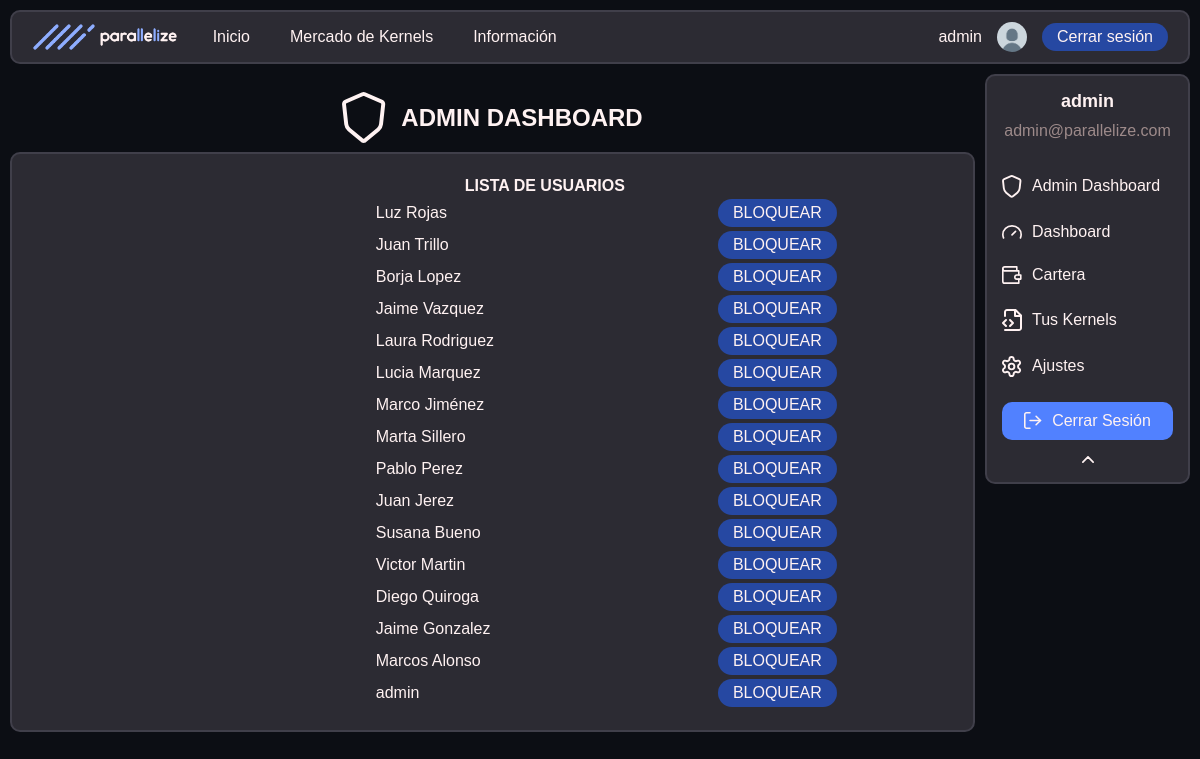
/admin_dashboard.php (signed in), run on the app's committed database.
### tables this page shows
CREATE TABLE `users` (
  `user_email` varchar(60) NOT NULL,
  `user_password` varchar(60) NOT NULL,
  `millis_crunched` int(11) NOT NULL DEFAULT 0,
  `ranking` int(11) NOT NULL DEFAULT -1,
  `tokens` double NOT NULL DEFAULT 0,
  `last_active` date NOT NULL DEFAULT current_timestamp(),
  `blocked` tinyint(1) NOT NULL DEFAULT 0,
  `user_name` varchar(20) NOT NULL,
  `is_admin` tinyint(1) NOT NULL DEFAULT 0
);

### includes/src/dao/Usuario.php (called while the page is built, shortened)
<?php
class Usuario
{
    private $user_name;
    private $user_email;
    private $is_admin;
    public static function buscaUsuario($user_email)
    {
        $conn = Aplicacion::getInstance()->getConexionBd();
        $query = sprintf("SELECT * FROM users U WHERE U.user_email = '%s'", $conn->real_escape_string($user_email));
        $rs = $conn->query($query);
        if ($rs->num_rows == 0) {
            return false;
        } else {
            $fila = $rs->fetch_assoc();
            return new Usuario($fila['user_name'], $fila['user_email'], $fila['user_password'],
                $fila['millis_crunched'], $fila['ranking'], $fila['tokens'], $fila['last_active'], $fila['blocked'],
                $fila['is_admin']);
        }
    }
    public static function getMejoresUsuarios($count)
    {
        $conn = Aplicacion::getInstance()->getConexionBd();
        $query = sprintf("SELECT user_name, millis_crunched FROM users U ORDER BY millis_crunched ASC LIMIT %s", $count);
        $rs = $conn->query($query);
        $users = $rs->fetch_all(MYSQLI_ASSOC);
        $ret = [];
        foreach ($users as $usr) {
            $ret[] = [$usr['user_name'], $usr['millis_crunched']];
        }
        return $ret;
    }
    public function __construct($user_name, $user_email, $user_password, $millis_crunched, $ranking, $tokens, $last_active, $blocked, $is_admin)
    {
        $this->user_name = $user_name;
        $this->user_email = $user_email;
        $this->is_admin = $is_admin;
    }
    public function getName()
    {
        return $this->user_name;
    }
    public function getEmail()
    {
        return $this->user_email;
    }
    public function getIsAdmin()
    {
        return $this->is_admin;
    }
    public function getPicUrl()
    {
        return RUTA_IMGS."/default_profile_pic.png";
    }
}

### admin_dashboard.php (the view, shortened to what this page needs)
<!DOCTYPE html>
<html lang="es">
<head>
    <link rel="stylesheet" href="<?= RUTA_CSS ?>/nav_bar.css">
    <link rel="stylesheet" href="<?= RUTA_CSS ?>/user_nav_bar.css">
    <link rel="stylesheet" href="<?= RUTA_CSS ?>/admin_dashboard.css">
</head>
<body>
    <?php require("includes/src/vistas/user_nav_bar.php") ?>
    <?php require("includes/src/vistas/nav_bar.php") ?>
    <div class="main-container">
    <?php if(!\parallelize_namespace\Usuario::buscaUsuario($_SESSION['user_email'])->getIsAdmin()): ?>
        <h2>No tienes rol de administrador.</h2>
    <?php else: ?>
        <div id="user-panel">
            <div class="header">
                <img src="./<?= RUTA_SVG ?>/admin_big_i.svg" alt="" width="44">
                <h2>ADMIN DASHBOARD</h2>
            </div>
            <div class="sections-container">
                <div class="section">
                    <table>
                        <thead>
                            <tr>
                                <th>LISTA DE USUARIOS</th>
                            </tr>
                        </thead>
                        <tbody>
                            <?php $GLOBALS['usuarios'] = \parallelize_namespace\Usuario::getMejoresUsuarios(25);
                            foreach ($GLOBALS['usuarios'] as $key => $value) {
                                echo "<tr>";
                                echo "<td>" . $value[0] . "</td>";
                                echo "<td> <button class=\"small-button c-h-b-blue\" onclick=\"\">BLOQUEAR</button> </td>";
                                echo "</tr>";
                            }
                            ?>
                        </tbody>
                    </table>
                </div>
            </div>
        </div>
    <?php endif; ?>
    </div>
</body>
</html>

### includes/src/vistas/user_nav_bar.php (shortened to what this page needs)
<div id="user-nav-bar">
    <div class="header">
        <p class="name">
            <?= \parallelize_namespace\Usuario::buscaUsuario($_SESSION["user_email"])->getName() ?>
        </p>
        <p class="email">
            <?= \parallelize_namespace\Usuario::buscaUsuario($_SESSION["user_email"])->getEmail() ?>
        </p>
    </div>
    <div id="user-nb-options" class="panel">
        <?php if(\parallelize_namespace\Usuario::buscaUsuario($_SESSION['user_email'])->getIsAdmin()): ?>
            <p><a href="admin_dashboard.php"><img src="<?= RUTA_SVG ?>/admin_i.svg" alt="" width="20"> Admin Dashboard</a></p>
        <?php endif; ?>
        <p><a href="user_dashboard.php"><img src="<?= RUTA_SVG ?>/Dashboard_i.svg" alt="" width="20"> Dashboard</a></p>
        <p><a href="wallet.php"><img src="<?= RUTA_SVG ?>/Wallet_i.svg" alt="" width="20"> Cartera</a></p>
        <p><a href="your_kernels.php"><img src="<?= RUTA_SVG ?>/Kernels_i.svg" alt="" width="20"> Tus Kernels</a></p>
        <p><a href="settings.php"><img src="<?= RUTA_SVG ?>/Settings_i.svg" alt="" width="20"> Ajustes</a></p>
        <button class="button c-h-blue" onclick="location.href='logout.php'"><img
                src="./<?= RUTA_SVG ?>/log-out_i.svg" alt="" width="18">Cerrar Sesión</button>
    </div>
    <div class="fold">
        <button id="user-nb-toggle-b" onclick="toggleUserNavBar()"><img src="./<?= RUTA_SVG ?>/Fold_i.svg" alt=""
                width="12"></button>
    </div>
</div>

### includes/src/vistas/nav_bar.php (shortened to what this page needs)
<div id="nav-bar-container">
    <div id="nav-bar">
        <div class="nav-bar-sec">
            <a href="index.php"><img src="<?= RUTA_IMGS ?>/logo-h-dMode.png" alt="" height="30"></a>
            <ul class="links-sec">
                <li><a href="index.php">Inicio</a></li>
                <li><a href="kernel_marketplace.php">Mercado de Kernels</a>
                </li>
                <li><a href="FAQ.php">Información</a>
                </li>
            </ul>
        </div>
        <?php if (isset($_SESSION["user_email"])): ?>
            <div class="nav-bar-sec">
                <p class="username no-margin">
                    <a href="user_dashboard.php">
                        <?= \parallelize_namespace\Usuario::buscaUsuario($_SESSION["user_email"])->getName(); ?>
                    </a>
                </p>
                <a href="user_dashboard.php">
                    <img class="circle-border" src="<?= \parallelize_namespace\Usuario::buscaUsuario($_SESSION["user_email"])->getPicUrl(); ?>" alt=""
                        width="30" height="30"/>
                </a>
                <button class="small-button c-h-b-blue" onclick="location.href='logout.php'">Cerrar
                    sesión</button>
            </div>
        <?php endif; ?>
    </div>
</div>

### css/nav_bar.css (style rules this page uses)
#nav-bar-container { position: sticky; top: 0px; padding: 10px; width: 100%; box-sizing: border-box; }
#nav-bar { background-color: var(--gris); height: 54px; padding: 0px 20px; box-sizing: border-box; display: flex; align-items: center; justify-content: space-between; border-radius: 10px; width: 100%; border: 2px solid var(--h-gris); }
#nav-bar > .nav-bar-sec { display: flex; gap: 15px; align-items: center; }
#nav-bar ul { list-style-type: none; margin: 0; padding: 0; }
#nav-bar li { padding: 16px 20px; transition: all 0.3s; }
#nav-bar a { color: inherit; text-decoration: none; }
#nav-bar a > img { display: block; }
#nav-bar .username { max-width: 95px; text-overflow: ellipsis; white-space: nowrap; overflow: hidden; }
#nav-bar > .nav-bar-sec > ul > li { display: inline-block; }
#nav-bar > .nav-bar-sec > ul { display: flex; align-items: center; }

### css/user_nav_bar.css (style rules this page uses)
#user-nav-bar { background-color: var(--gris); box-sizing: border-box; width: 205px; padding: 15px; margin-right: 10px; position: fixed; top: 74px; right: 0px; border-radius: 10px; border: 2px solid var(--h-gris); }
#user-nav-bar > .header > p { margin: 0px 0px 10px 0px; text-align: center; }
#user-nav-bar > .header > .name { font-size: large; font-weight: bold; }
#user-nav-bar > .header > .email { color: var(--m-text); }
#user-nav-bar > .panel a { color: inherit; text-decoration: none; display: flex; align-items: center; }
#user-nav-bar > .panel > p { margin: 25px 0px; }
#user-nav-bar > .panel img { margin: 0px 10px 0px 0px; }
#user-nav-bar > .panel button { display: flex; align-items: center; justify-content: center; width: 100%; margin: 10px 0px; }
#user-nav-bar > .fold { display: flex; justify-content: center; }
#user-nav-bar > .fold > button { background-color: inherit; border: none; }
#user-nb-options { max-height: 300px; transition: all 0.5s; overflow: hidden; }

### css/admin_dashboard.css (style rules this page uses)
table { width: fit-content; width: 100%; max-width: 600px; border-radius:6px; margin-left: 37%; }

### css/global.css (style rules this page uses)
:root { --main: #8EADFF; --h-blue: #5181FF; --h-b-blue: #2648A2; --gris: #2C2B33; --h-gris: #403f4a; --bg: #0C0E14; --white: #FFF2F2; --m-white: #c1bbbb; --m-text: #9D8A8A; --l-gris: #4E4D5A; --red: #CE4B4B; --green: #51B940; }
body { font-family: Arial, Helvetica, sans-serif; background-color: var(--bg); margin: 0px; color: var(--white); font-weight: 500; min-height: 100vh; display: flex; flex-direction: column; }
.main-container { padding: 10px; flex: 1; }
a { text-decoration: none; color: var(--h-blue); }
.c-h-blue { background-color: var(--h-blue); }
.c-h-b-blue { background-color: var(--h-b-blue); }
.no-margin { margin: 0px; }
.circle-border { border-radius: 50%; }
.small-button { font: inherit; padding: 5px 15px; border-radius: 15px; border: none; color: inherit; transition: filter 0.4s; }
.button { font: inherit; padding: 10px 20px; border-radius: 10px; border: none; color: inherit; transition: filter 0.4s; }
.sections-container { display: flex; flex-wrap: wrap; gap: 10px; }
.sections-container .section { background-color: var(--gris); border-radius: 10px; padding: 20px; box-sizing: border-box; flex-grow: 1; border: 2px solid var(--h-gris); }
#user-panel { transition: all 0.5s; margin-right: 215px; }
#user-panel>.header { display: flex; align-items: center; justify-content: center; gap: 15px; }

### data on the page
users: user_name "admin", user_email "admin@parallelize.com"
users: user_name "Luz Rojas"
users: user_name "Juan Trillo"
users: user_name "Borja Lopez"
users: user_name "Jaime Vazquez"
users: user_name "Laura Rodriguez"
users: user_name "Lucia Marquez"
users: user_name "Marco Jiménez"
users: user_name "Marta Sillero"
users: user_name "Pablo Perez"
users: user_name "Juan Jerez"
users: user_name "Susana Bueno"
users: user_name "Victor Martin"
users: user_name "Diego Quiroga"
users: user_name "Jaime Gonzalez"
users: user_name "Marcos Alonso"

### other printed values
$value[0] "admin"
